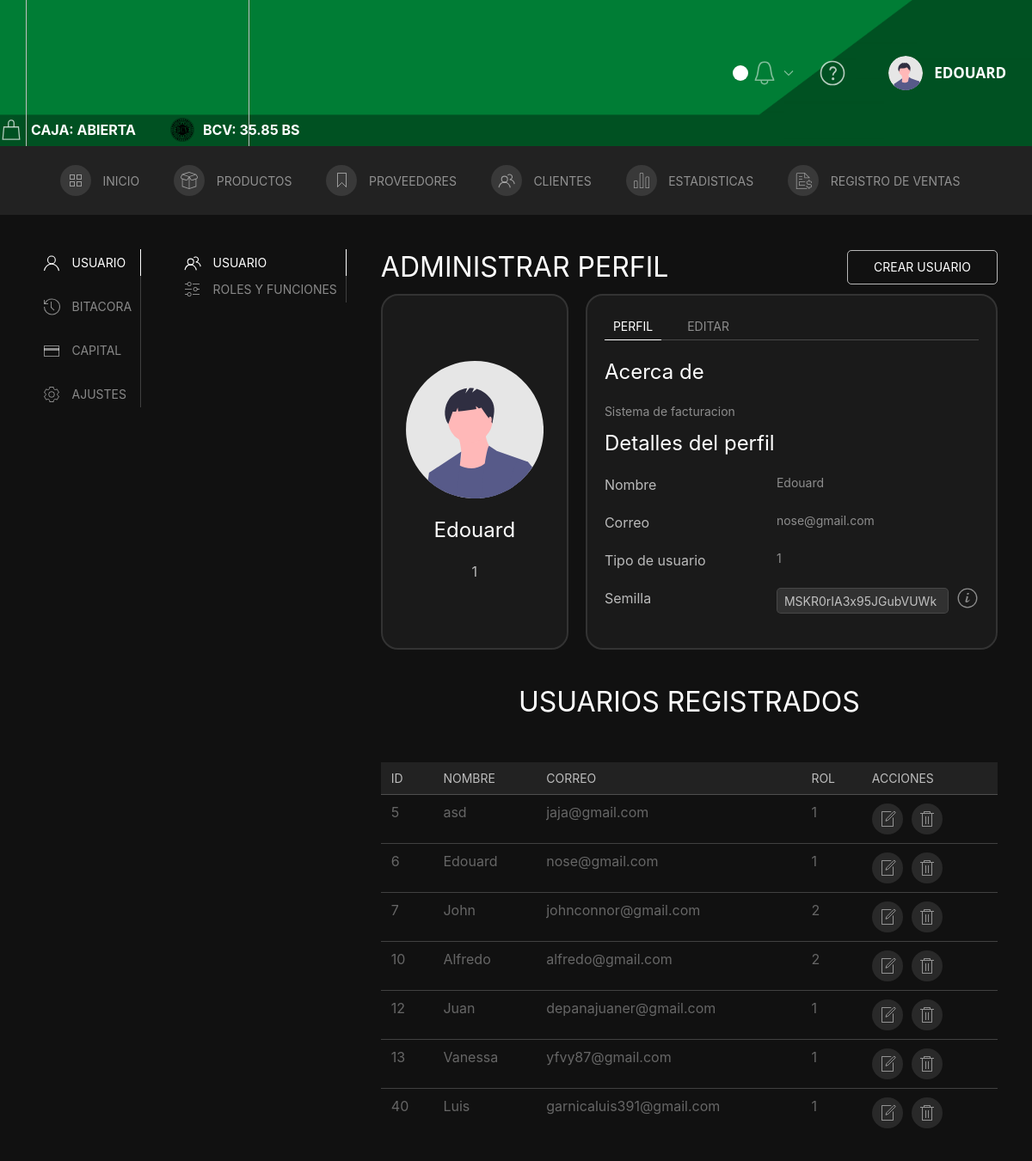
/Administrar_perfil (signed in), run on an earlier commit of the app's database.
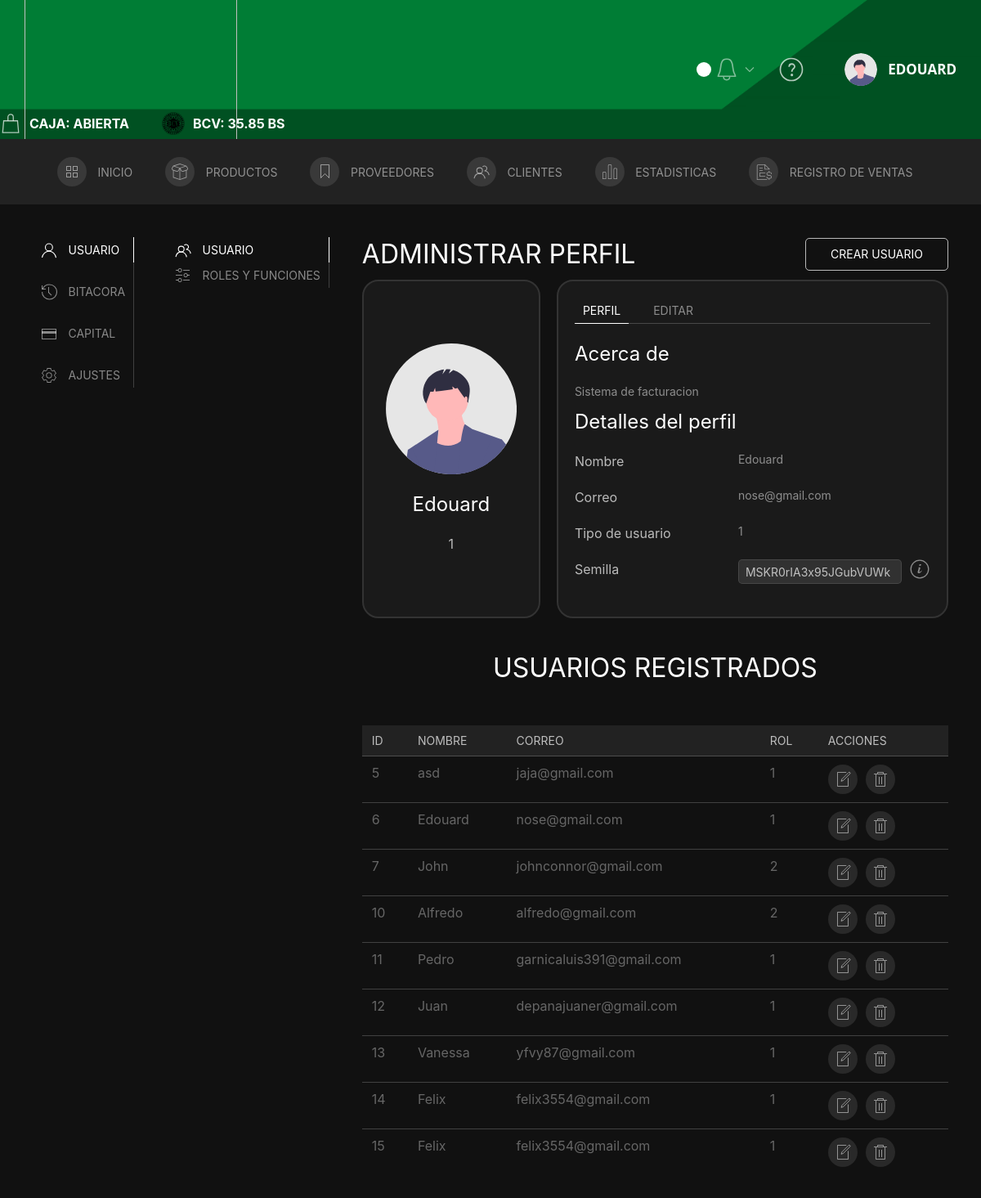
And on a later commit of the database.
### tables this page shows
CREATE TABLE `usuarios` (
  `id` int(11) NOT NULL,
  `nombre` varchar(50) NOT NULL,
  `correo` varchar(45) NOT NULL,
  `hash` text NOT NULL,
  `rol` int(11) NOT NULL DEFAULT 3,
  `active` tinyint(4) NOT NULL DEFAULT 1,
  `semilla` varchar(45) NOT NULL
);

### Controller/C_perfil.php (called while the page is built, shortened)
<?php
    require('../Model/Conexion.php');
    require("../Model/Usuarios.php");
    $result = new Usuario();
    $result = $result->search();
    $tu = new Usuario(id:$_SESSION['user_id']);
    $tu = $tu->search()[0];
    include('../View/perfil.php');
?>

### Model/Conexion.php (called while the page is built, shortened)
<?php
    class DB {
        function __construct() {
            $this->conn = new PDO("mysql:host=localhost;dbname=proyecto_4","root","12345");
        }
    }
?>

### Model/Usuarios.php (called while the page is built, shortened)
<?php
    class Usuario extends DB{
        private $id;
        function __construct($id=null, $nombre=null,$correo=null,$hash=null,$rol=null,$semilla=null){
            $this->id = $id;
            $this->correo = $correo;
        }
        function search($n=0,$limite=9){
            $query = "SELECT * FROM usuarios WHERE active=1";
			$lista = [];
            if ($this->id){
            	array_push($lista,'id');
            }
            if ($lista) {
            	foreach ($lista as $e){
            		$query .= ' AND '.$e.'=:'.$e;
            	}
            }
            $n = $n*$limite;
            $query = $query . " LIMIT :l OFFSET :n";
            $consulta = $this->conn->prepare($query);
            $consulta->bindParam(':l',$limite, PDO::PARAM_INT);
            $consulta->bindParam(':n',$n, PDO::PARAM_INT);
            if ($this->id != null){
                $consulta->bindParam(':id',$this->id, PDO::PARAM_INT);
            }
            $consulta->execute();
            return $consulta->fetchAll();
        }
}
?>

### View/complementos/tabla_usuario.php (the view, shortened to what the rows shown need)
<?php
echo '
<tr>
    <td>'.$row['id'].'</td>
    <td>'.$row['nombre'].'</td>
    <td>'.$row['correo'].'</td>
    <td>'.$row['rol'].'</td>
    <td class="uk-flex">
        <a href="#Update_user'.$row['id'].'" uk-toggle uk-tooltip="title:Editar; delay: 500" class="uk-icon-button uk-margin-small-right" type="button" style=" border: none; cursor: pointer;">
            <span uk-icon="icon: file-edit"></span>
        </a>
        <a href="#eliminar_user'.$row['id'].'" uk-toggle class="uk-icon-button uk-margin-small-right" uk-tooltip="title:Eliminar; delay: 500" type="button" style=" border: none; cursor: pointer;" type="button">
            <span uk-icon="icon: trash"></span>
        </a>
    </td>
</tr>
<div id="Update_user'.$row['id'].'" uk-modal>
                <input type=number value="'.$row['id'].'" name="ID" style="display:none">
                    <input class="uk-input" type="text" placeholder="Nombre" value="'.$row['nombre'].'" aria-label="100" name="nombre" pattern="^([A-Zñ+áéó]|[a-zñáéó]){3,}( ([A-Zñ+áéó]|[a-zñáéó]){3,})?$" required>
                    '.$row[''].'
                        <option value="'.$row['rol'].'" selected>Rol Actual</option>
                <input type="submit" id="modificar'.$row['id'].'" style="display:none">
            <label class="uk-button uk-button-secondary" for="modificar'.$row['id'].'" >Aceptar</label>
</div>
<div id="eliminar_user'.$row['id'].'" uk-modal>
                <input type=number value="'.$row['id'].'" name="ID" style="display:none">
                <input type="submit" id="eliminar'.$row['id'].'" style="display:none">
            <label class="uk-button uk-button-secondary" type="submit" for="eliminar'.$row['id'].'">Aceptar</label>
</div>
';
?>

### View/perfil.php (shortened to what the rows shown need)
<?php require("../View/complementos/header.php"); ?>
<main class="Bg-Main-home2 uk-padding uk-light">
    <div class="uk-child-width-1-1@s" uk-grid>
        <div>
            <div uk-grid>
                <div class="uk-width-expand@m">
                    <div id="component-tab-left" class="uk-switcher">
                        <div>
                            <div class="uk-child-width-1-1@s" uk-grid>
                                <div>
                                    <div uk-grid>
                                        <div class="uk-width-expand@m">
                                            <div id="component-tab-user" class="uk-switcher">
                                                <li>
                                                    <?php if ($_SESSION['rol_num'] <= 2) { ?>
                                                        <div>
                                                            <div>
                                                                <div class="uk-flex uk-flex-middle uk-flex-between uk-flex-wrap uk-margin-small-bottom uk-light">
                                                                    <h2 class="uk-margin-remove">ADMINISTRAR PERFIL</h2>
                                                                </div>
                                                            </div>
                                                        </div>
                                                    <?php }; ?>
                                                    <section class="container-item_profile uk-flex">
                                                        <div class="item_profile-target-2">
                                                            <ul class="uk-switcher uk-margin">
                                                                <li>
                                                                    <div>
                                                                        <div class="uk-flex">
                                                                            <p class="item-profile">Nombre </p><span class="uk-article-meta"> <?php echo $tu['nombre']; ?></span>
                                                                        </div>
                                                                        <?php
                                                                        echo '
                                                    <div class="uk-flex">
                                                        <p class="item-profile">Correo</p><span class="uk-article-meta">' . $tu['correo'] . '</span>
                                                    </div>
                                                    <div class="uk-flex">
                                                        <p class="item-profile uk-margin-remove-bottom">Tipo de usuario</p>
                                                        <span class="uk-article-meta">' . $_SESSION['rol'] . '</span>
                                                    </div>';
                                                                        ?>
                                                                        <div id="seedGenerator" class="uk-flex uk-margin-top">
                                                                            <span class="uk-article-meta uk-flex">
                                                                                <input class="uk-input uk-form-small uk-form-width-medium uk-border-rounded input-seed" value="<?= $tu['semilla'] ?>" type="text">
                                                                                <span class="uk-margin-small-left" uk-icon="icon: info; ratio: 1.2"></span>
                                                                            </span>
                                                                        </div>
                                                                    </div>
                                                                </li>
                                                            </ul>
                                                        </div>
                                                    </section>
                                                    <?php if ($_SESSION['rol_num'] <= 2) { ?>
                                                        <section id="tableUsers">
                                                            <div class="uk-flex uk-flex-center uk-margin-medium-top">
                                                                <h2>USUARIOS REGISTRADOS</h2>
                                                            </div>
                                                            <div class="uk-overflow-auto uk-light uk-margin-small-top">
                                                                <table class="uk-table uk-table-small uk-table-divider uk-table-hover">
                                                                    <thead class="uk-background-secondary">
                                                                        <tr>
                                                                            <th>ID</th>
                                                                            <th>Nombre</th>
                                                                            <th>Correo</th>
                                                                            <th>Rol</th>
                                                                            <th>Acciones</th>
                                                                        </tr>
                                                                    </thead>
                                                                    <tbody>
                                                                        <?php
                                                                        for ($i = 0; $i < count($result); $i++) {
                                                                            $row = $result[$i];
                                                                            require('complementos/tabla_usuario.php');
                                                                        }
                                                                        ?>
                                                                    </tbody>
                                                                </table>
                                                            </div>
                                                        </section>
                                                    <?php }; ?>
                                                </li>
                                            </div>
                                        </div>
                                    </div>
                                </div>
                            </div>
                        </div>
                    </div>
                </div>
            </div>
        </div>
    </div>
</main>
</body>
</html>

What changed in the data, as far as the page shows it:
removed usuarios: id "40", nombre "Luis", correo "garnicaluis391@gmail.com", rol "1"
added usuarios: id "11", nombre "Pedro", correo "garnicaluis391@gmail.com", rol "1"
added usuarios: id "14", nombre "Felix", correo "felix3554@gmail.com", rol "1"
added usuarios: id "15", nombre "Felix", correo "felix3554@gmail.com", rol "1"
